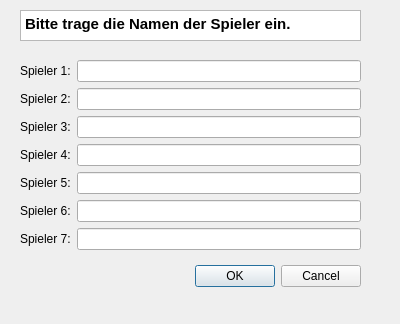
<?xml version="1.0" encoding="UTF-8"?>
<ui version="4.0">
 <class>SiebenSpielerDialog</class>
 <widget class="QDialog" name="SiebenSpielerDialog">
  <property name="geometry">
   <rect>
    <x>0</x>
    <y>0</y>
    <width>400</width>
    <height>324</height>
   </rect>
  </property>
  <property name="windowTitle">
   <string>Dialog</string>
  </property>
  <widget class="QDialogButtonBox" name="buttonBox">
   <property name="geometry">
    <rect>
     <x>20</x>
     <y>260</y>
     <width>341</width>
     <height>32</height>
    </rect>
   </property>
   <property name="orientation">
    <enum>Qt::Horizontal</enum>
   </property>
   <property name="standardButtons">
    <set>QDialogButtonBox::Cancel|QDialogButtonBox::Ok</set>
   </property>
  </widget>
  <widget class="QTextBrowser" name="textBrowser">
   <property name="geometry">
    <rect>
     <x>20</x>
     <y>10</y>
     <width>341</width>
     <height>31</height>
    </rect>
   </property>
   <property name="html">
    <string>&lt;!DOCTYPE HTML PUBLIC &quot;-//W3C//DTD HTML 4.0//EN&quot; &quot;http://www.w3.org/TR/REC-html40/strict.dtd&quot;&gt;
&lt;html&gt;&lt;head&gt;&lt;meta name=&quot;qrichtext&quot; content=&quot;1&quot; /&gt;&lt;style type=&quot;text/css&quot;&gt;
p, li { white-space: pre-wrap; }
&lt;/style&gt;&lt;/head&gt;&lt;body style=&quot; font-family:'MS Shell Dlg 2'; font-size:8pt; font-weight:400; font-style:normal;&quot;&gt;
&lt;p style=&quot; margin-top:0px; margin-bottom:0px; margin-left:0px; margin-right:0px; -qt-block-indent:0; text-indent:0px;&quot;&gt;&lt;span style=&quot; font-size:11pt; font-weight:600;&quot;&gt;Bitte trage die Namen der Spieler ein.&lt;/span&gt;&lt;/p&gt;&lt;/body&gt;&lt;/html&gt;</string>
   </property>
  </widget>
  <widget class="QWidget" name="layoutWidget">
   <property name="geometry">
    <rect>
     <x>20</x>
     <y>60</y>
     <width>341</width>
     <height>192</height>
    </rect>
   </property>
   <layout class="QGridLayout" name="gridLayout">
    <item row="0" column="0">
     <widget class="QLabel" name="label">
      <property name="text">
       <string>Spieler 1:</string>
      </property>
     </widget>
    </item>
    <item row="0" column="1">
     <widget class="QLineEdit" name="spielerName71"/>
    </item>
    <item row="1" column="0">
     <widget class="QLabel" name="label_2">
      <property name="text">
       <string>Spieler 2:</string>
      </property>
     </widget>
    </item>
    <item row="1" column="1">
     <widget class="QLineEdit" name="spielerName72"/>
    </item>
    <item row="2" column="0">
     <widget class="QLabel" name="label_3">
      <property name="text">
       <string>Spieler 3:</string>
      </property>
     </widget>
    </item>
    <item row="2" column="1">
     <widget class="QLineEdit" name="spielerName74"/>
    </item>
    <item row="3" column="0">
     <widget class="QLabel" name="label_4">
      <property name="text">
       <string>Spieler 4:</string>
      </property>
     </widget>
    </item>
    <item row="3" column="1">
     <widget class="QLineEdit" name="spielerName73"/>
    </item>
    <item row="4" column="0">
     <widget class="QLabel" name="label_5">
      <property name="text">
       <string>Spieler 5:</string>
      </property>
     </widget>
    </item>
    <item row="4" column="1">
     <widget class="QLineEdit" name="spielerName76"/>
    </item>
    <item row="5" column="0">
     <widget class="QLabel" name="label_6">
      <property name="text">
       <string>Spieler 6:</string>
      </property>
     </widget>
    </item>
    <item row="5" column="1">
     <widget class="QLineEdit" name="spielerName77"/>
    </item>
    <item row="6" column="0">
     <widget class="QLabel" name="label_7">
      <property name="text">
       <string>Spieler 7:</string>
      </property>
     </widget>
    </item>
    <item row="6" column="1">
     <widget class="QLineEdit" name="spielerName75"/>
    </item>
   </layout>
  </widget>
 </widget>
 <resources/>
 <connections>
  <connection>
   <sender>buttonBox</sender>
   <signal>accepted()</signal>
   <receiver>SiebenSpielerDialog</receiver>
   <slot>accept()</slot>
   <hints>
    <hint type="sourcelabel">
     <x>248</x>
     <y>254</y>
    </hint>
    <hint type="destinationlabel">
     <x>157</x>
     <y>274</y>
    </hint>
   </hints>
  </connection>
  <connection>
   <sender>buttonBox</sender>
   <signal>rejected()</signal>
   <receiver>SiebenSpielerDialog</receiver>
   <slot>reject()</slot>
   <hints>
    <hint type="sourcelabel">
     <x>316</x>
     <y>260</y>
    </hint>
    <hint type="destinationlabel">
     <x>286</x>
     <y>274</y>
    </hint>
   </hints>
  </connection>
 </connections>
</ui>
